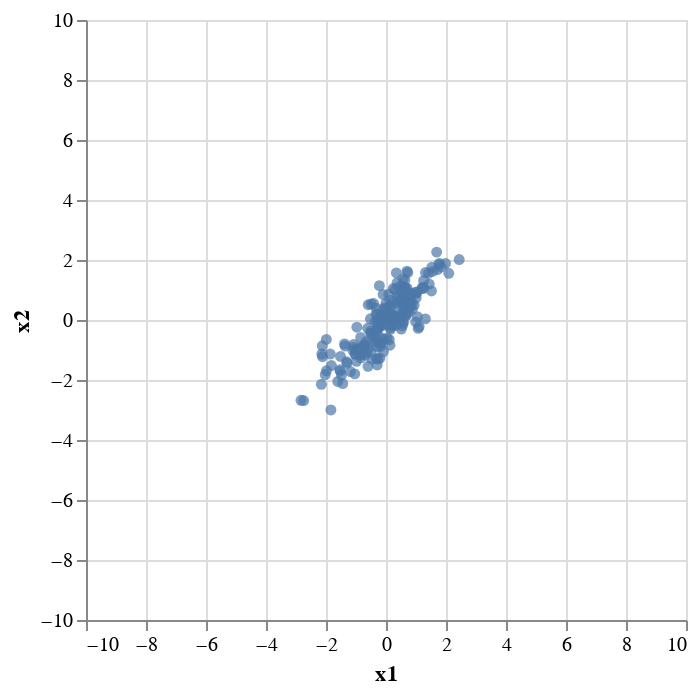

The notebook cell this image was saved under:
### Markdown cell above
* Define a NumPy random number generator object `rng` by using the `default_rng` function.  Specify a `seed` value so that you get reproducible results.
* Using the `multivariate_normal` method of `rng`, define `200` data points drawn from a two-dimensional Gaussian distribution.  Keep the `mean` at the origin, but specify a covariance matrix `cov` so that the data is elongated in one direction, and so that it is *not* axis-aligned.  (PCA will not be interesting if our data is axis-aligned.  We want to have some significant correlation between the features.  There are only two features in our current case.)
* If `arr` is a 200x2 NumPy array of data, we can display it in Altair using the following code.  (**Warning**.  This code will not work if you did not update to Altair 5.3 above.  I assume NumPy, pandas, and Altair have already been imported with the standard abbreviations.  We're specifying an explicit domain for the variables so that it's easier to tell what the slope is.  Feel free to change the domain, but I think it's easiest to use the same domain for both coordinates.)
```
df = pd.DataFrame(arr, columns=["x1", "x2"])
alt.Chart(df).mark_circle().encode(
    x=alt.X("x1").scale(domain=[-10,10]),
    y=alt.Y("x2").scale(domain=[-10,10])
)
```
* If your data looks too symmetric (like a disk) or too axis-aligned, try changing your chosen covariance matrix (or, less likely, your random seed).

### Code cell
import numpy as np
import pandas as pd

rng = rng = np.random.default_rng(seed = 18)
mean = [0,0]
cov = [[0.5,1],[0.7,1]]
arr = rng.multivariate_normal(mean, cov, 200)
df = pd.DataFrame(arr, columns=["x1", "x2"])
alt.Chart(df).mark_circle().encode(
    x=alt.X("x1").scale(domain=[-10,10]),
    y=alt.Y("x2").scale(domain=[-10,10])
)

### Figure 1 — Vega-Lite specification as saved in the notebook (floating-point values rounded to 4 significant figures; data arrays with more than 128 entries replaced by an {"elided": "..."} marker saying what was removed)
{"config": {"view": {"continuousWidth": 300, "continuousHeight": 300}}, "data": {"name": "data-9ec52088cc1960db1c0931b262bc9d3f"}, "mark": {"type": "circle"}, "encoding": {"x": {"field": "x1", "scale": {"domain": [-10, 10]}, "type": "quantitative"}, "y": {"field": "x2", "scale": {"domain": [-10, 10]}, "type": "quantitative"}}, "$schema": "https://vega.github.io/schema/vega-lite/v5.17.0.json", "datasets": {"data-9ec52088cc1960db1c0931b262bc9d3f": {"elided": "200 records"}}}
